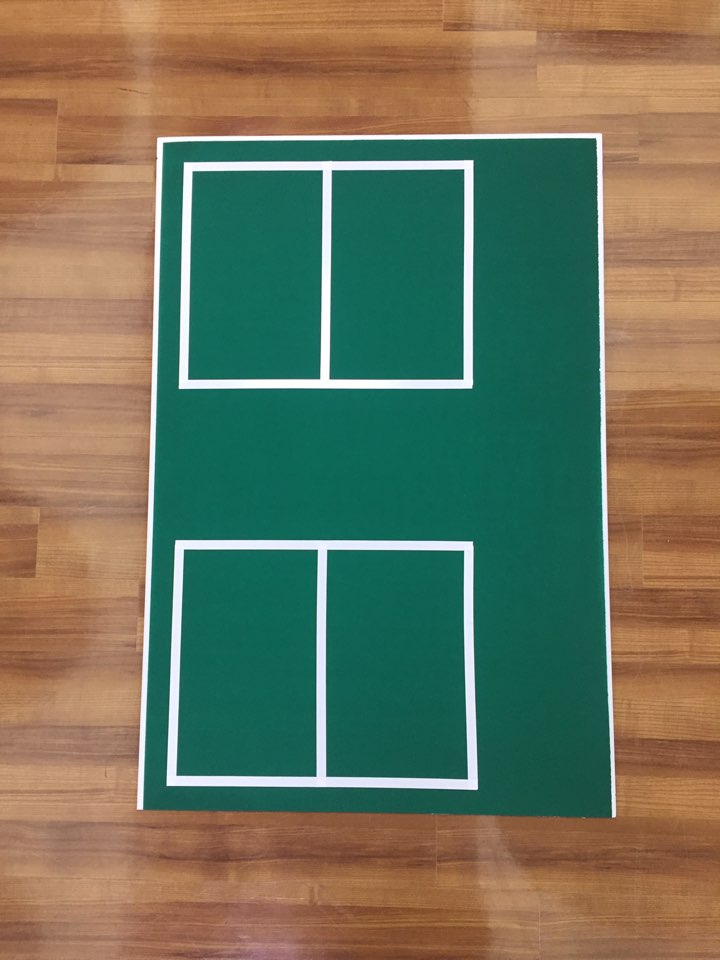
//> input picture OpenCV/Camera/Camera/A.jpg, 720 x 960 px
$ ./camera   (built with g++ and OpenCV 4)
//> lines starting //> are read from the running program, lines starting //| are printed output that depends on the picture; after the words box and inside, x2 and y2 are one past the last pixel; in counts of white or black regions, pixels touching at a corner belong together
#pragma comment(lib,"ws2_32.lib")
#pragma warning(disable:4819)
#include <opencv2/opencv.hpp>
#include <opencv2/highgui.hpp>
#include <Windows.h>
#include <iostream>
#include <fstream>
#include <string>
#include <stdio.h>

using namespace cv;
using namespace std;
using std::string;


Mat img_frame;													// 원본 img
Mat *rgb;														//마우스 이벤트 주차장 색깔
vector<Point2f> corners(4);										//Warping 전의 이미지 상의 좌표
Size warpSize;													// warp 크기
Mat warpImg;													// warp img
Mat small_warpImg;												// roi warpImg


int px, py;//마우스 클릭 좌표
int step = 0; //0시작, 1마우스클릭(주차장색깔)


//php
HINSTANCE hInst;
WSADATA wsaData;


//함수
void RecordVideo();
void MouseEventRGB(int event, int x, int y, int flags, void *param);
void CheckBackGround();
void Warp();
void Labeling();

//php함수
void mParseUrl(char *mUrl, string &serverName, string &filepath, string &filename);
SOCKET connectToServer(char *szServerName, WORD portNum);
int getHeaderLength(char *content);
char *readUrl2(char *szUrl, long &bytesReturnedOut, char **headerOut);
int InsertDB(int index, int occupy, int startX, int startY, int lenX, int lenY);


//InsertDB(12, 0, 2, 3, 4, 5);


int main()
{
	RecordVideo();
//> in RecordVideo, img_frame is the input picture: 960 rows x 720 cols, CV_8UC3; mean B, G, R 92.6, 116.8, 111.5
	imshow("원본", img_frame);//마우스 이벤트용 출력
	setMouseCallback("원본", MouseEventRGB, (&img_frame));			// BGR값 출력용 마우스 이벤트

	for (;;) {
		switch (step) {
		case 1://제일 큰 사각형 찾기
			CheckBackGround();			// 모폴로지
			step++;
			break;
		case 2://WrapImg저장
			Warp();
			step++;
			break;
		case 3://라벨링
			Labeling();
			step++;
			break;
		case 4://Trace
			step++;
			break;
		}

		if (waitKey(30) >= 0) continue;
//> the left mouse button is pressed and released at (180, 240)
//> the left mouse button is pressed and released at (540, 240)
//> the left mouse button is pressed and released at (540, 720)
//> the left mouse button is pressed and released at (180, 720)
	}
	waitKey(0);
	return 0;
}


//함수

void RecordVideo() {
	img_frame = imread("A.jpg", IMREAD_COLOR);
	CV_Assert(img_frame.data);
}


void MouseEventRGB(int event, int x, int y, int flags, void *param)//주차장 색깔 검출 마우스 이벤트
{
	rgb = (Mat*)param;
	if (event == CV_EVENT_LBUTTONDOWN)//왼쪽버튼 클릭시
	{
		step = 1;
		px = x;
		py = y;
	}
}


void CheckBackGround() {

	Mat img_labels, stats, centroids;								// 원본 img 큰 사각형 좌표 관련 변수 목록
	Mat img_mask1, img_mask2;
	int range_count = 0;

	// 내가 원하는 색깔 선택
	Scalar color((int)(*rgb).at<Vec3b>(py, px)[0], (int)(*rgb).at<Vec3b>(py, px)[1], (int)(*rgb).at<Vec3b>(py, px)[2]);

	Mat rgb_color = Mat(1, 1, CV_8UC3, color);				//1,1짜리 행렬로 생성(dot)
	Mat hsv_color;

	cvtColor(rgb_color, hsv_color, COLOR_BGR2HSV);			//BRG->HSV로 변환

	int hue = (int)hsv_color.at<Vec3b>(0, 0)[0];			//색조

	int low_hue = hue - 10;
	int high_hue = hue + 6;

	int low_hue1 = 0, low_hue2 = 0;
	int high_hue1 = 0, high_hue2 = 0;

	if (low_hue < 10) {
		range_count = 2;

		high_hue1 = 180;
		low_hue1 = low_hue + 180;
		high_hue2 = high_hue;
		low_hue2 = 0;
	}
	else if (high_hue > 170) {
		range_count = 2;

		high_hue1 = low_hue;
		low_hue1 = 180;
		high_hue2 = high_hue - 180;
		low_hue2 = 0;
	}
	else {
		range_count = 1;
		low_hue1 = low_hue;
		high_hue1 = high_hue;
	}

	Mat img_hsv;
	// HSV로 변환
	cvtColor(img_frame, img_hsv, COLOR_BGR2HSV);//BRG->HSV로 변환
//> img_hsv: 960 rows x 720 cols, CV_8UC3; mean H, S, V 45.7, 152, 143.9

	inRange(img_hsv, Scalar(low_hue1, 20, 50), Scalar(high_hue1, 255, 255), img_mask1);
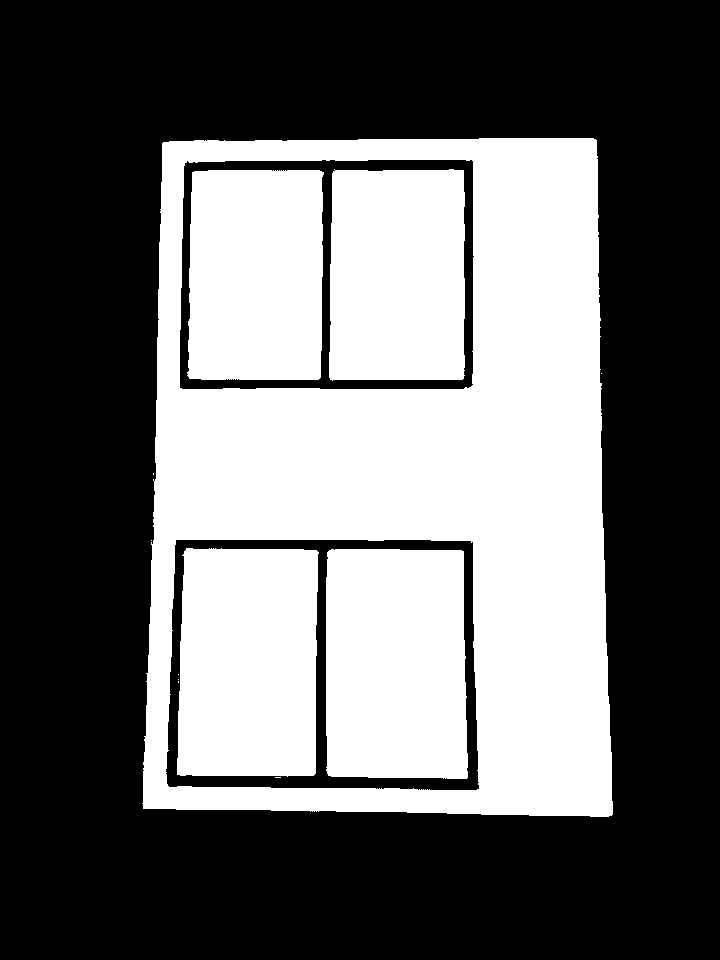
//> img_mask1: 960 rows x 720 cols, CV_8UC1; 40.5% white; 12 white regions (7 under 20 px), largest, box (x1, y1, x2, y2) and area: (142, 138, 613, 817) 161155, (326, 549, 468, 779) 31753, (177, 548, 319, 777) 30928, (329, 169, 465, 381) 28089, (187, 170, 324, 380) 27767
	if (range_count == 2) {
		inRange(img_hsv, Scalar(low_hue2, 20, 50), Scalar(high_hue2, 255, 255), img_mask2);
		img_mask1 |= img_mask2;
	}

	erode(img_mask1, img_mask1, getStructuringElement(MORPH_ELLIPSE, Size(19, 19)));		//모폴로지침식
	dilate(img_mask1, img_mask1, getStructuringElement(MORPH_ELLIPSE, Size(37, 37)));		//모폴로지팽창
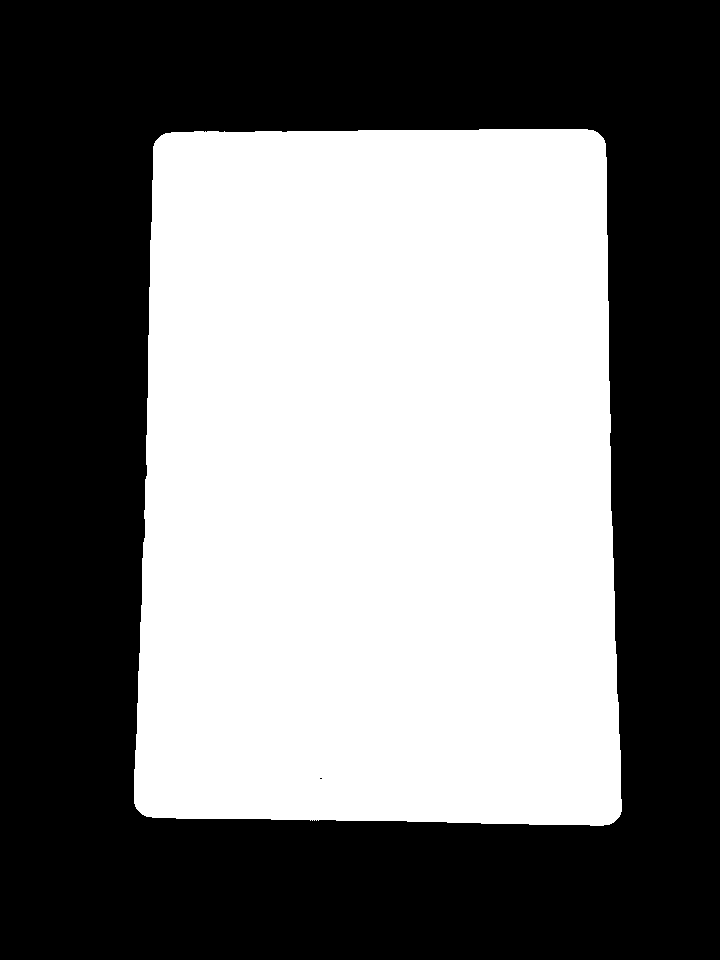
//> img_mask1: 960 rows x 720 cols, CV_8UC1; 46.8% white; 1 white region, box (x1, y1, x2, y2) and area: (134, 129, 622, 826) 323171


	int numOfLables = connectedComponentsWithStats(img_mask1, img_labels,
		stats, centroids, 8, CV_32S);
//> stats = [[0, 0, 720, 960, 368029], [134, 129, 488, 697, 323171]]; centroids = [[342.7, 479.1], [378.7, 479.9]]; numOfLables = 2

	int p_left, p_top, p_width, p_height;


	p_left = stats.at<int>(1, CC_STAT_LEFT);
//> p_left = 134
	p_top = stats.at<int>(1, CC_STAT_TOP);
//> p_top = 129
	p_width = stats.at<int>(1, CC_STAT_WIDTH);
//> p_width = 488
	p_height = stats.at<int>(1, CC_STAT_HEIGHT);
//> p_height = 697

	corners[0] = Point2f(p_left, p_top);
//> corners = 4 Points (x, y): [134, 129], [0, 0], [0, 0], [0, 0]
	corners[1] = Point2f(p_left + p_width, p_top);
//> corners = 4 Points (x, y): [134, 129], [622, 129], [0, 0], [0, 0]
	corners[2] = Point2f(p_left + p_width, p_top + p_height);
//> corners = 4 Points (x, y): [134, 129], [622, 129], [622, 826], [0, 0]
	corners[3] = Point2f(p_left, p_top + p_height);
//> corners = 4 Points (x, y): [134, 129], [622, 129], [622, 826], [134, 826]
//> the Esc key is pressed

	//InsertDB(0, 0, p_left, p_top, p_width, p_height);

}


void Warp() {
	vector<Point2f> warpCorners(4);									// Warping 후의 좌표

	warpSize = Size(corners[1].x - corners[0].x, corners[2].y - corners[1].y);	// warp 크기
	warpImg = Mat(warpSize, img_frame.type());							// warp img

	warpCorners[0] = Point2f(0, 0);
	warpCorners[1] = Point2f(warpImg.cols, 0);
	warpCorners[2] = Point2f(warpImg.cols, warpImg.rows);
	warpCorners[3] = Point2f(0, warpImg.rows);

	// Transformation Matrix 구하기
	Mat trans = getPerspectiveTransform(corners, warpCorners);

	//Warping
	img_frame = imread("A.jpg", IMREAD_COLOR);
	warpPerspective(img_frame, warpImg, trans, warpSize);		// 컬러
	imwrite("warpImg.jpg", warpImg);
}

// 작은 사각형 라벨링 + 좌표
void Labeling()
{
	Mat warp_img_labels, warp_stats, warp_centroids;				// warp img 작은 사각형 좌표 관련 변수 목록
	Mat warp_img_mask1;												// warp img 모폴로지 전
	Mat warp_img_mask2;												// warp img 모폴로지 후
	small_warpImg = imread("warpImg.jpg", IMREAD_COLOR);
	CV_Assert(small_warpImg.data);
	int warp_range_count = 0;

	Scalar warp_green((int)(*rgb).at<Vec3b>(py, px)[0], (int)(*rgb).at<Vec3b>(py, px)[1], (int)(*rgb).at<Vec3b>(py, px)[2]);

	Mat warp_rgb_color = Mat(1, 1, CV_8UC3, warp_green);									//1,1짜리 행렬로 생성(dot)
	Mat warp_hsv_color;

	cvtColor(warp_rgb_color, warp_hsv_color, COLOR_BGR2HSV);						//BRG->HSV로 변환

	int warp_hue = (int)warp_hsv_color.at<Vec3b>(0, 0)[0];							//색조

	int warp_low_hue = warp_hue - 10;
	int warp_high_hue = warp_hue + 6;

	int warp_low_hue1 = 0, warp_low_hue2 = 0;
	int warp_high_hue1 = 0, warp_high_hue2 = 0;

	if (warp_low_hue < 10) {
		warp_range_count = 2;

		warp_high_hue1 = 180;
		warp_low_hue1 = warp_low_hue + 180;
		warp_high_hue2 = warp_high_hue;
		warp_low_hue2 = 0;
	}
	else if (warp_high_hue > 170) {
		warp_range_count = 2;

		warp_high_hue1 = warp_low_hue;
		warp_low_hue1 = 180;
		warp_high_hue2 = warp_high_hue - 180;
		warp_low_hue2 = 0;
	}
	else {
		warp_range_count = 1;
		warp_low_hue1 = warp_low_hue;
		warp_high_hue1 = warp_high_hue;
	}

	Mat warp_img_hsv;
	for (;;) {

		//HSV로 변환
		cvtColor(small_warpImg, warp_img_hsv, COLOR_BGR2HSV);					//BRG->HSV로 변환

																				// 지정한 HSV 범위를 이용하여 영상을 이진화
		inRange(warp_img_hsv, Scalar(warp_low_hue1, 20, 50), Scalar(warp_high_hue1, 255, 255), warp_img_mask1);
		if (warp_range_count == 2) {
			inRange(warp_img_hsv, Scalar(warp_low_hue2, 20, 50), Scalar(warp_high_hue2, 255, 255), warp_img_mask2);
			warp_img_mask1 |= warp_img_mask2;
		}

		// morphological opening 작은 점들을 제거 (노이즈 제거)
		erode(warp_img_mask1, warp_img_mask1, getStructuringElement(MORPH_ELLIPSE, Size(21, 21)));		//모폴로지침식
		dilate(warp_img_mask1, warp_img_mask1, getStructuringElement(MORPH_ELLIPSE, Size(25, 25)));		//모폴로지팽창

																										// 라벨링
		int warp_numOfLables = connectedComponentsWithStats(warp_img_mask1, warp_img_labels,
			warp_stats, warp_centroids, 8, CV_32S);

		//영역박스 그리기
		int warp_max = -1, warp_idx = 0;
		for (int warp_j = 1; warp_j < warp_numOfLables; warp_j++) {
			int warp_area = warp_stats.at<int>(warp_j, CC_STAT_AREA);
			int warp_left = warp_stats.at<int>(warp_j, CC_STAT_LEFT);
			int warp_top = warp_stats.at<int>(warp_j, CC_STAT_TOP);
			int warp_width = warp_stats.at<int>(warp_j, CC_STAT_WIDTH);
			int warp_height = warp_stats.at<int>(warp_j, CC_STAT_HEIGHT);


			rectangle(small_warpImg, Point(warp_left, warp_top), Point(warp_left + warp_width, warp_top + warp_height),
				Scalar(0, 0, 255), 2);

			putText(small_warpImg, to_string(warp_j), Point(warp_left + 20, warp_top + 20),
				FONT_HERSHEY_SIMPLEX, 1, Scalar(255, 0, 0), 2);

			//InsertDB(warp_j - 1, 0, warp_left, warp_top, warp_width, warp_height);
		}
		imshow("라벨링 된 warpImg", small_warpImg);
		break;
	}
}


// php
// [200 lines left out: functions InsertDB, mParseUrl, connectToServer, getHeaderLength, readUrl2, not called in this run]

$ run again, with OpenCV/Camera/Camera/1111.jpg copied over OpenCV/Camera/Camera/A.jpg
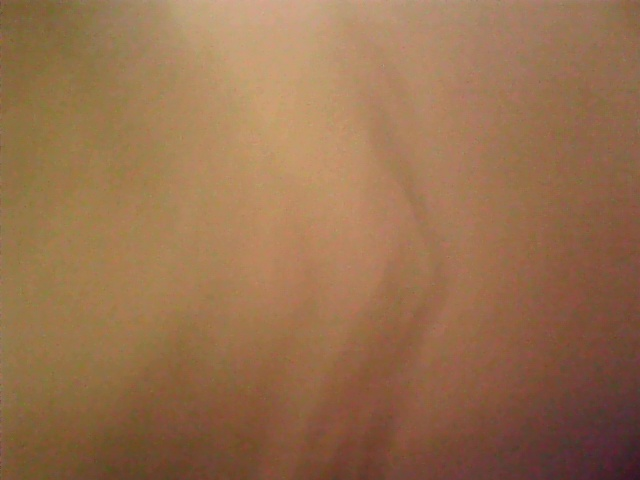
//> input picture OpenCV/Camera/Camera/1111.jpg, 640 x 480 px
//> in RecordVideo, img_frame is the input picture: 480 rows x 640 cols, CV_8UC3; mean B, G, R 78.1, 111.6, 151.2
//> img_hsv: 480 rows x 640 cols, CV_8UC3; mean H, S, V 15.7, 124.7, 151.2
//> in CheckBackGround, `inRange(img_hsv, Scalar(low_hue2, 20, 50), Scalar(high_hue2, 255, 255)..`:
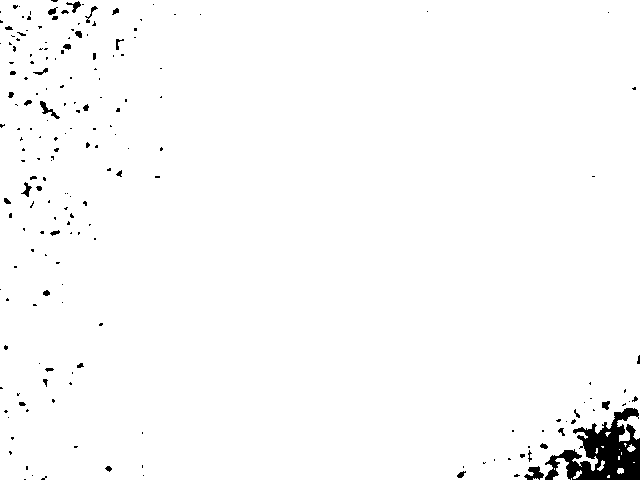
//> img_mask2: 480 rows x 640 cols, CV_8UC1; 98.2% white; 189 black regions (151 under 20 px), largest, box (x1, y1, x2, y2) and area: (545, 408, 640, 480) 3447, (524, 466, 544, 480) 157, (40, 101, 60, 119) 106
//> in CheckBackGround, `dilate(img_mask1, img_mask1, getStructuringElement(MORPH_ELLIPSE, Size..`:
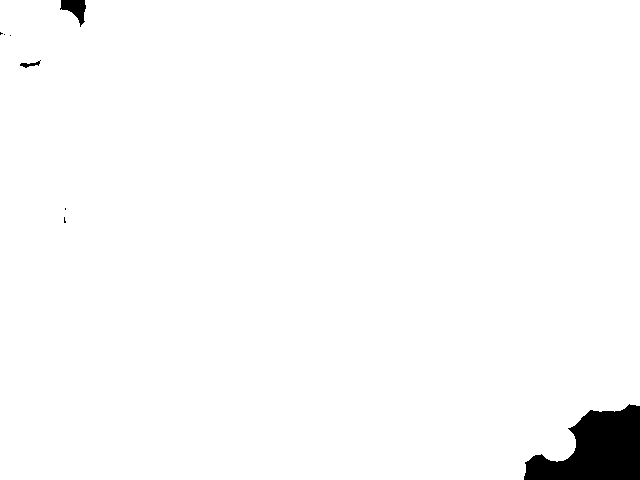
//> img_mask1: 480 rows x 640 cols, CV_8UC1; 98% white; 8 black regions (5 under 20 px), largest, box (x1, y1, x2, y2) and area: (524, 404, 640, 480) 5572, (60, 0, 86, 27) 369, (20, 60, 41, 68) 66
//> stats = [[0, 0, 640, 480, 6024], [0, 0, 640, 480, 301176]]; centroids = [[556.9, 417.3], [314.8, 235.9]]; numOfLables = 2
//> p_left = 0
//> p_width = 640
//> p_height = 480
//> in CheckBackGround, `corners[0] = Point2f(p_left, p_top);`: corners = 4 Points (x, y): [0, 0], [0, 0], [0, 0], [0, 0]
//> in CheckBackGround, `corners[1] = Point2f(p_left + p_width, p_top);`: corners = 4 Points (x, y): [0, 0], [640, 0], [0, 0], [0, 0]
//> in CheckBackGround, `corners[2] = Point2f(p_left + p_width, p_top + p_height);`: corners = 4 Points (x, y): [0, 0], [640, 0], [640, 480], [0, 0]
//> in CheckBackGround, `corners[3] = Point2f(p_left, p_top + p_height);`: corners = 4 Points (x, y): [0, 0], [640, 0], [640, 480], [0, 480]
